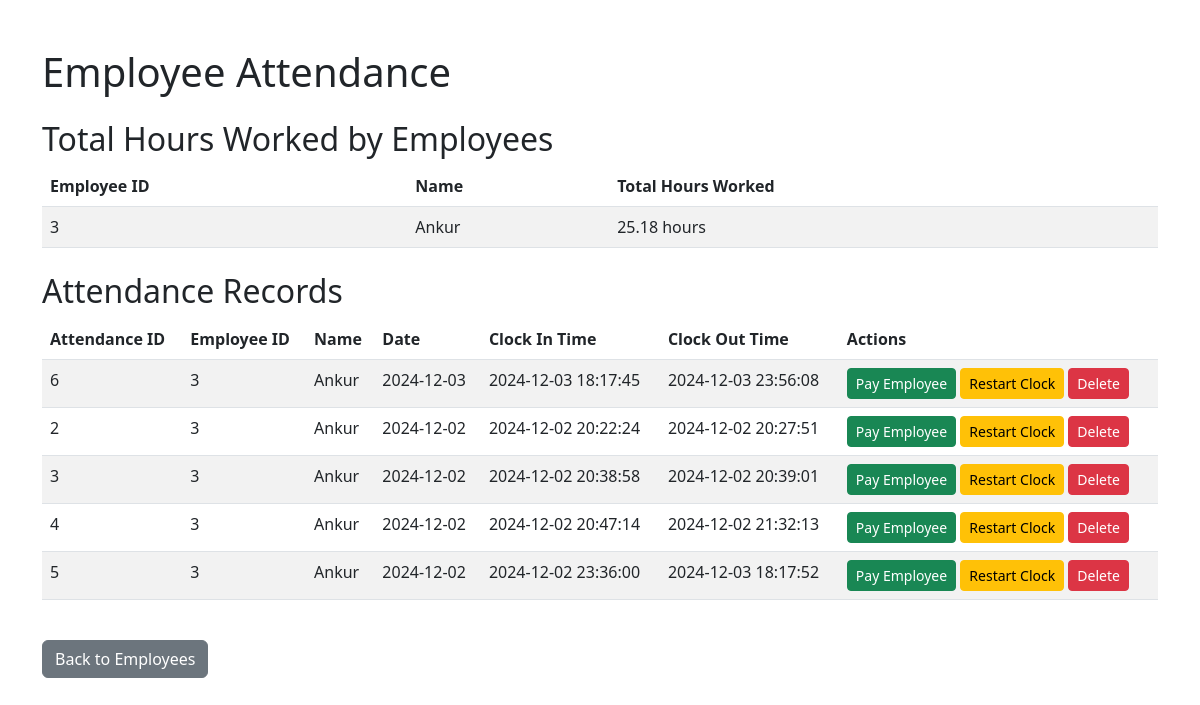
The app's page /attendance with its own data.
### tables this page shows
CREATE TABLE employees (
    id INTEGER PRIMARY KEY AUTOINCREMENT,
    name TEXT NOT NULL,
    designation TEXT NOT NULL
, salary REAL DEFAULT 0.0, bonus REAL DEFAULT 0.0, deductions REAL DEFAULT 0.0);

CREATE TABLE employee_attendance (
    id INTEGER PRIMARY KEY AUTOINCREMENT,
    employee_id INTEGER NOT NULL,
    clock_in_time TEXT,
    clock_out_time TEXT,
    date TEXT NOT NULL, active INTEGER DEFAULT 1,
    FOREIGN KEY (employee_id) REFERENCES employees(id)
);

### app.py (the view)
@app.route("/attendance", methods=["GET", "POST"])
def attendance():
    try:
        conn = sqlite3.connect("sales.db")
        cursor = conn.cursor()
        if request.method == "POST" and "delete_id" in request.form:
            delete_id = request.form.get("delete_id")
            cursor.execute("DELETE FROM employee_attendance WHERE id = ?", (delete_id,))
            conn.commit()
        cursor.execute("""
            SELECT a.id, a.employee_id, e.name, a.date, a.clock_in_time, a.clock_out_time
            FROM employee_attendance a
            JOIN employees e ON a.employee_id = e.id
            ORDER BY a.date DESC, a.clock_in_time ASC
        """)
        attendance_data = cursor.fetchall()
        cursor.execute("""
            SELECT e.id, e.name,
                   SUM((julianday(a.clock_out_time) - julianday(a.clock_in_time)) * 24) AS total_hours
            FROM employee_attendance a
            JOIN employees e ON a.employee_id = e.id
            WHERE a.clock_out_time IS NOT NULL
            GROUP BY e.id, e.name
        """)
        total_hours_data = cursor.fetchall()
        conn.close()
        return render_template(
            "attendance.html",
            attendance=attendance_data,
            total_hours=total_hours_data
        )
    except Exception as e:
        return f"Error: {e}", 500

### templates/attendance.html (shortened to what this page needs)
<!DOCTYPE html>
<html lang="en">
<head>
    <link href="https://cdn.jsdelivr.net/npm/bootstrap@5.3.0-alpha1/dist/css/bootstrap.min.css" rel="stylesheet">
</head>
<body>
    <div class="container mt-5">
        <h1>Employee Attendance</h1>
        <h2 class="mt-4">Total Hours Worked by Employees</h2>
        <table class="table table-striped">
            <thead>
                <tr>
                    <th>Employee ID</th>
                    <th>Name</th>
                    <th>Total Hours Worked</th>
                </tr>
            </thead>
            <tbody>
                {% for record in total_hours %}
                <tr>
                    <td>{{ record[0] }}</td>
                    <td>{{ record[1] }}</td>
                    <td>{{ "%.2f" | format(record[2] or 0) }} hours</td>
                </tr>
                {% endfor %}
            </tbody>
        </table>
        <h2 class="mt-4">Attendance Records</h2>
        <table class="table table-striped">
            <thead>
                <tr>
                    <th>Attendance ID</th>
                    <th>Employee ID</th>
                    <th>Name</th>
                    <th>Date</th>
                    <th>Clock In Time</th>
                    <th>Clock Out Time</th>
                    <th>Actions</th>
                </tr>
            </thead>
            <tbody>
                {% for record in attendance %}
                <tr>
                    <td>{{ record[0] }}</td>
                    <td>{{ record[1] }}</td>
                    <td>{{ record[2] }}</td>
                    <td>{{ record[3] }}</td>
                    <td>{{ record[4] or "Not Clocked In" }}</td>
                    <td>{{ record[5] or "Not Clocked Out" }}</td>
                    <td>
                        <form action="/pay_employee/{{ record[1] }}" method="POST" style="display:inline;">
                            <button type="submit" class="btn btn-success btn-sm">Pay Employee</button>
                        </form>
                        <form action="/restart_clock/{{ record[1] }}" method="POST" style="display:inline;">
                            <button type="submit" class="btn btn-warning btn-sm">Restart Clock</button>
                        </form>
                        <form action="/attendance" method="POST" style="display:inline;">
                            <button type="submit" class="btn btn-danger btn-sm">Delete</button>
                        </form>
                    </td>
                </tr>
                {% endfor %}
            </tbody>
        </table>
        <a href="/employees" class="btn btn-secondary mt-4">Back to Employees</a>
    </div>
</body>
</html>

### records on screen
employees: id "3", name "Ankur", record "25.18"
employee_attendance: id "6", employee "3", name "Ankur", date "2024-12-03", clock_in_time "2024-12-03 18:17:45", clock_out_time "2024-12-03 23:56:08"
employee_attendance: id "2", employee "3", name "Ankur", date "2024-12-02", clock_in_time "2024-12-02 20:22:24", clock_out_time "2024-12-02 20:27:51"
employee_attendance: id "3", employee "3", name "Ankur", date "2024-12-02", clock_in_time "2024-12-02 20:38:58", clock_out_time "2024-12-02 20:39:01"
employee_attendance: id "4", employee "3", name "Ankur", date "2024-12-02", clock_in_time "2024-12-02 20:47:14", clock_out_time "2024-12-02 21:32:13"
employee_attendance: id "5", employee "3", name "Ankur", date "2024-12-02", clock_in_time "2024-12-02 23:36:00", clock_out_time "2024-12-03 18:17:52"
